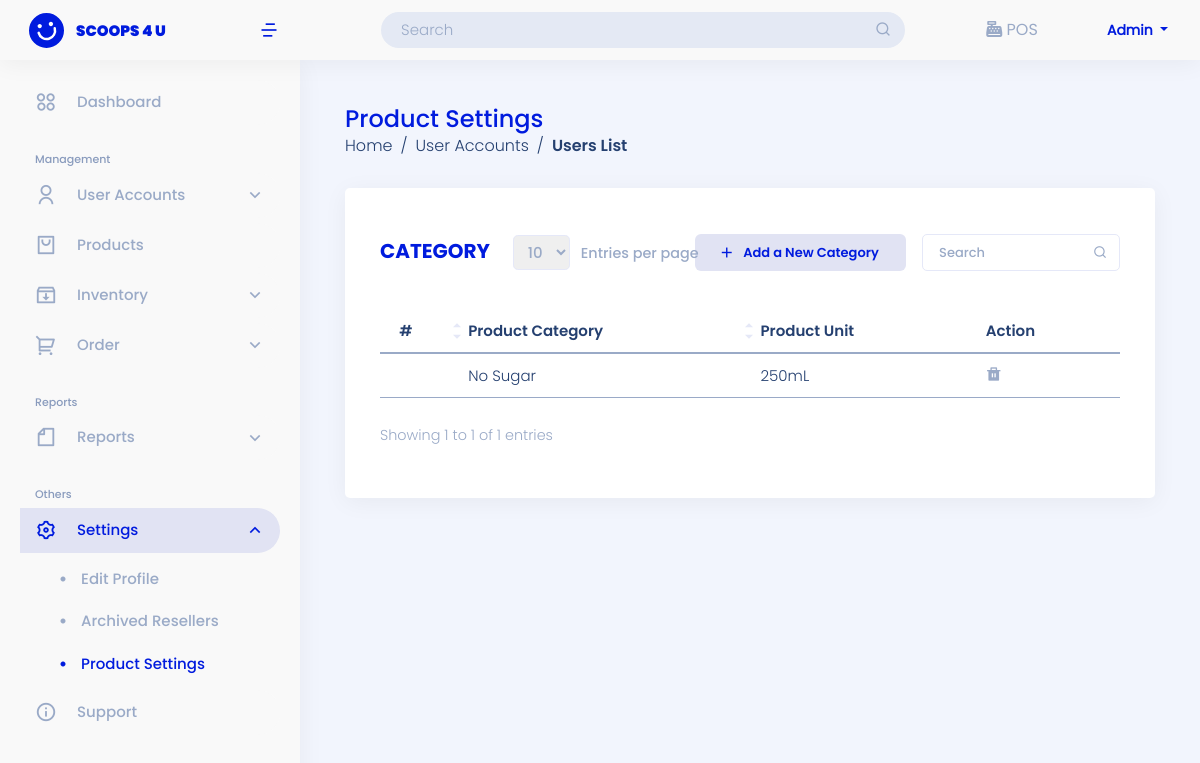
/user-site/settings_Product/ (signed in), run on the app's committed database.
### landing_page/models.py (models this page shows)
class User(AbstractUser):
    ROLE = ((" "," "),("admin","admin"),("staff","staff"),("reseller","reseller"),("rider","rider"))
    STAT = ((" "," "),("active","active"),("inactive","inactive"))
    role = models.CharField(max_length=50, null=True, default=None, choices=ROLE)
    status = models.CharField(max_length=50, null=True, default=None , choices=STAT)

### admin_site/models.py (models this page shows, shortened)
class Settings(models.Model):
    settings_category = models.CharField(max_length=250, null=True, verbose_name='Category')
    settings_unit = models.CharField(max_length=250, null=True, verbose_name='Unit')

### admin_site/views.py (the view)
# urls.py: path('settings_Product/', views.settings_product, name='settings_product'),
def settings_product(request):
    settings = Settings.objects.all()
    context ={
        'settings':settings
    }
    return render(request, 'admin_site/settings/product_settings.html',context)

### templates/admin_site/settings/product_settings.html (shortened to what this page needs)
{% extends 'admin_site/base.html' %}
{% block template %}
  <aside id="sidebar" class="sidebar">
    <ul class="sidebar-nav" id="sidebar-nav">
        <li class="nav-item">
            <a class="nav-link collapsed" href="{% url 'admin_site:dashboard'%}" id="dash-ad" onclick="myFunction()">
            <i class="ri-apps-2-line" style="font-size: 22px; font-weight: 100; margin-right: 20px"></i>
            <span>Dashboard</span>
            </a>
        </li>
        <li class="nav-heading pt-3">Management</li>
        <li class="nav-item">
                <a class="nav-link collapsed" data-bs-target="#users-nav" data-bs-toggle="collapse" href="#">
                    <i class="ri-user-line" style="font-size: 22px; font-weight: 100; margin-right: 20px"></i><span>User Accounts</span><i class="ri-arrow-down-s-line ms-auto" style="font-size: 20px; font-weight: 100;" ></i>
                </a>
        </li>
        <li class="nav-item">
        <a class="nav-link collapsed" href="{%url 'admin_site:list_product' %}">
            <i class="ri-shopping-bag-2-line" style="font-size: 22px; font-weight: 100; margin-right: 20px"></i>
            <span>Products</span>
        </a>
        </li>
        <li class="nav-item">
        <a class="nav-link collapsed " data-bs-target="#inventory-nav" data-bs-toggle="collapse" href="#">
            <i class="ri-inbox-archive-line"style="font-size: 22px; font-weight: 100; margin-right: 20px"></i>
            <span>Inventory</span><i class="ri-arrow-down-s-line ms-auto" style="font-size: 20px; font-weight: 100;" ></i>
        </a>
        </li>
        <li class="nav-item">
        <a class="nav-link collapsed " data-bs-target="#sales-nav" data-bs-toggle="collapse" href="#">
            <i class="ri-shopping-cart-2-line" style="font-size: 22px; font-weight: 100; margin-right: 20px"></i><span>Order</span><i class="ri-arrow-down-s-line ms-auto" style="font-size: 20px; font-weight: 100;" ></i>
        </a>
        </li>
        <li class="nav-heading pt-3">Reports</li>
        <li class="mb-act nav-item">
            <a class="nav-link collapsed " data-bs-target="#reports-nav" data-bs-toggle="collapse" href="#">
                <i class="ri-file-line" style="font-size: 22px; font-weight: 100; margin-right: 20px"></i><span>Reports</span><i class="ri-arrow-down-s-line ms-auto" style="font-size: 20px; font-weight: 100;" ></i>
            </a>
        </li>
        <li class="nav-heading pt-3">Others</li>
        <li class="nav-item active-nav">
            <a class="nav-link " data-bs-target="#settings-nav" data-bs-toggle="collapse" href="#">
                <i class="ri-settings-3-line" style="font-size: 22px; font-weight: 100; margin-right: 20px"></i><span>Settings</span><i class="ri-arrow-down-s-line ms-auto" style="font-size: 20px; font-weight: 100;" ></i>
            </a>
            <ul id="settings-nav" class="nav-content collapse show" data-bs-parent="#sidebar-nav">
                <li>
                    <a href="{% url 'admin_site:settings_profile' %}">
                        <span>Edit Profile</span>
                    </a>
                </li>
                <li>
                <a href="{% url 'admin_site:list_archive' %}">
                    <span>Archived Resellers</span>
                </a>
                </li>
                <li>
                <a href="{% url 'admin_site:settings_product' %}" class="active">
                        <span>Product Settings</span>
                </a>
                </li>
            </ul>
        </li>
        <li class="nav-item">
            <a href="{% url 'admin_site:support' %}" class="nav-link collapsed ">
                <i class="ri-information-line" style="font-size: 22px; font-weight: 100; margin-right: 20px"></i><span>Support</span>
            </a>
        </li>
    </ul>
</aside>
<main id="main" class="main mt-5">
    <div class="pagetitle">
        <h1>Product Settings</h1>
        <nav>
            <ol class="breadcrumb">
                <li class="breadcrumb-item"><a href="{% url 'admin_site:dashboard'%}">Home</a></li>
                <li class="breadcrumb-item">User Accounts</li>
                <li class="breadcrumb-item active">Users List</li>
            </ol>
        </nav>
    </div>
    <section class="section">
        <div class="row">
            <div class="col-lg-12">
                <div class="card">
                    <div class="card-body mt-3">
                        <div class="add-user res-d mb-4">
                            <h5 class="card-title feature">Category</h5>
                            <div class="show-entries">
                                <div id="showEntries"></div>
                            </div>
                            <div class="modal-add-prod">
                                <a href="{% url 'admin_site:settings_addproduct' %}" class="btn btn-add " data-bs-toggle="modal" data-bs-target="#addProductModal"><i class="ri-add-line align-middle me-2 text-end" style="font-size:17px; font-weight: 500;"></i><span class="align-middle pe-1">Add a New Category</span></a>
                            </div>
                            <form class="search-tab" action="{% url 'admin_site:search_reseller' %}" method="GET"  class="text-end px-4">
                                <input type="text" id="tableM" class="form-control p-2 ps-3" name="search" placeholder="Search">
                                <button class="btn btn-search btn-sm nope" type="submit"></button>
                            </form>
                        </div>
                        {% if settings %}
                        <div class="table-responsive">
                            <table id="tableMain" class="table table-hover ">
                                <thead>
                                <tr class="align-middle">
                                    <th scope="col">#</th>
                                    <th scope="col">Product Category</th>
                                    <th scope="col">Product Unit</th>
                                    <th class="sort-no" scope="col" >Action</th>
                                </tr>
                                </thead>
                                <tbody id="tableRow">
                                    {% for list in settings %}
                                    <tr class="align-middle">
                                        <td class="num-row"></td>
                                        <td>{{ list.settings_category }}</td>
                                        <td>{{ list.settings_unit }}</td>
                                        <form method="POST" action="{% url 'admin_site:settings_remove' list.id %}" onsubmit="return submitForm(this);">
                                        <td>
                                            <button type="submit" class="btn btn-archive"><i class="ri-delete-bin-fill"></i></button>
                                        </td>
                                        </form>
                                    </tr>
                                    {% endfor %}
                                </tbody>
                            </table>
                        </div>
                        {% endif %}
                    </div>
                </div>
            </div>
        </div>
    </section>
</main>
{% endblock template %}

### templates/admin_site/base.html (shortened to what this page needs)
{% load static %}
<!DOCTYPE html>
<html lang="en">
<head>
    <link href="https://cdn.jsdelivr.net/npm/bootstrap@5.0.2/dist/css/bootstrap.min.css" rel="stylesheet" >
    <link href="{% static '/css/assets/bootstrap/css/bootstrap.min.css'%}" rel="stylesheet">
    <link href="{% static '/css/assets/simple-datatables/style.css'%}" rel="stylesheet">
    <link href="{% static '/css/assets/remixicon/remixicon.css'%}" rel="stylesheet">
    <link href="https://cdn.datatables.net/1.13.4/css/jquery.dataTables.min.css" rel="stylesheet">
    <link href="https://cdn.datatables.net/buttons/2.3.6/css/buttons.dataTables.min.css" rel="stylesheet">
    <link href="https://cdn.datatables.net/autofill/2.5.3/css/autoFill.dataTables.min.css" rel="stylesheet">
    <link href="https://cdn.datatables.net/v/bs5/jszip-2.5.0/b-2.3.6/b-colvis-2.3.6/b-html5-2.3.6/b-print-2.3.6/date-1.4.0/sp-2.1.2/datatables.min.css" rel="stylesheet"/>
    <link href="{% static '/css/sandi.css'%}" rel="stylesheet">
  </head>
<body>
{% if user.role == "admin"%}
<header id="header" class="header fixed-top d-flex align-items-center">
  <div class="d-flex align-items-center justify-content-between">
    <a href="{% url 'admin_site:dashboard'%}" class="logo d-flex align-items-center">
      <img src="{% static '/img/logo-header.svg'%}" alt="">
      <span class="d-none d-lg-block">SCOOPS 4 U</span>
    </a>
    <i class="ri-menu-4-line toggle-sidebar-btn ms-1 me-3" style="font-size: 20px; font-weight: 500; color:#001BDE;"></i>
  </div>
  <div class="search-bar mx-auto">
    <form class="search-form d-flex align-items-center" method="POST" action="#">
      <input type="text" name="query" placeholder="Search" title="Enter search keyword">
      <button type="submit" title="Search"><i class="ri-search-line"></i></button>
    </form>
  </div>
  <div class="POS POS-header">
      <i class="fa-solid fa-cash-register"></i>
      <a href="{%url 'admin_site:pos' %}">POS</a>
    </div>
  <nav class="header-nav ms-auto">
    <ul class="d-flex align-items-center">
      <li class="nav-item dropdown pe-3">
        <a class="nav-link nav-profile d-flex align-items-center me-3" href="#" data-bs-toggle="dropdown">
          <span class="d-none d-md-block dropdown-toggle ps-2" style="text-transform: capitalize;">
            {{ user }}
          </span>
        </a>
      </li>
    </ul>
  </nav>
</header>
{% endif %}
    <div class="">
      {% block template %}
  {% endblock template %}
</div>
</body>
</html>

### data on the page
User: username "Admin"
Settings: settings_category "No Sugar", settings_unit "250mL"
